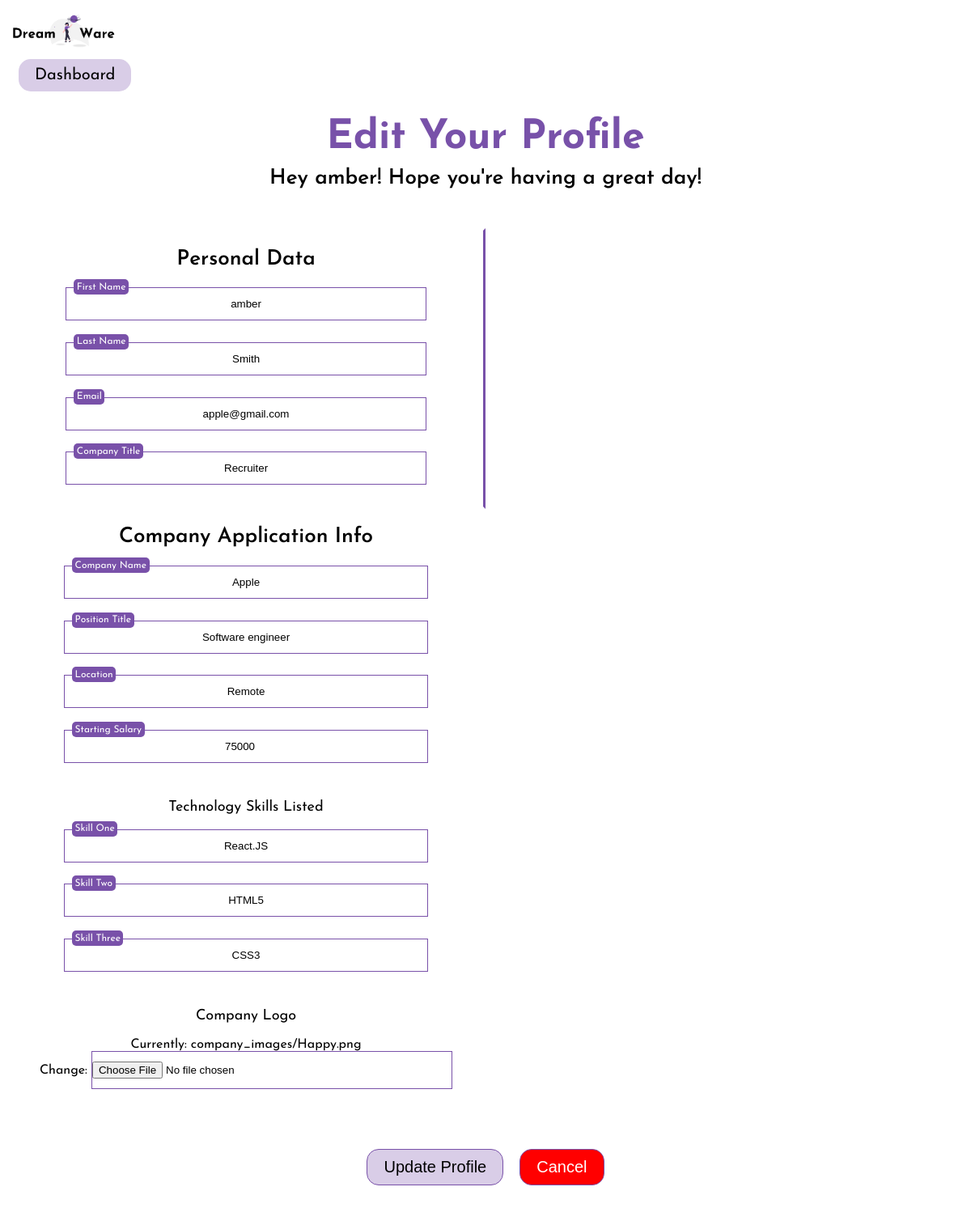
Page /companyProfile/ (signed in) on the earlier database version.
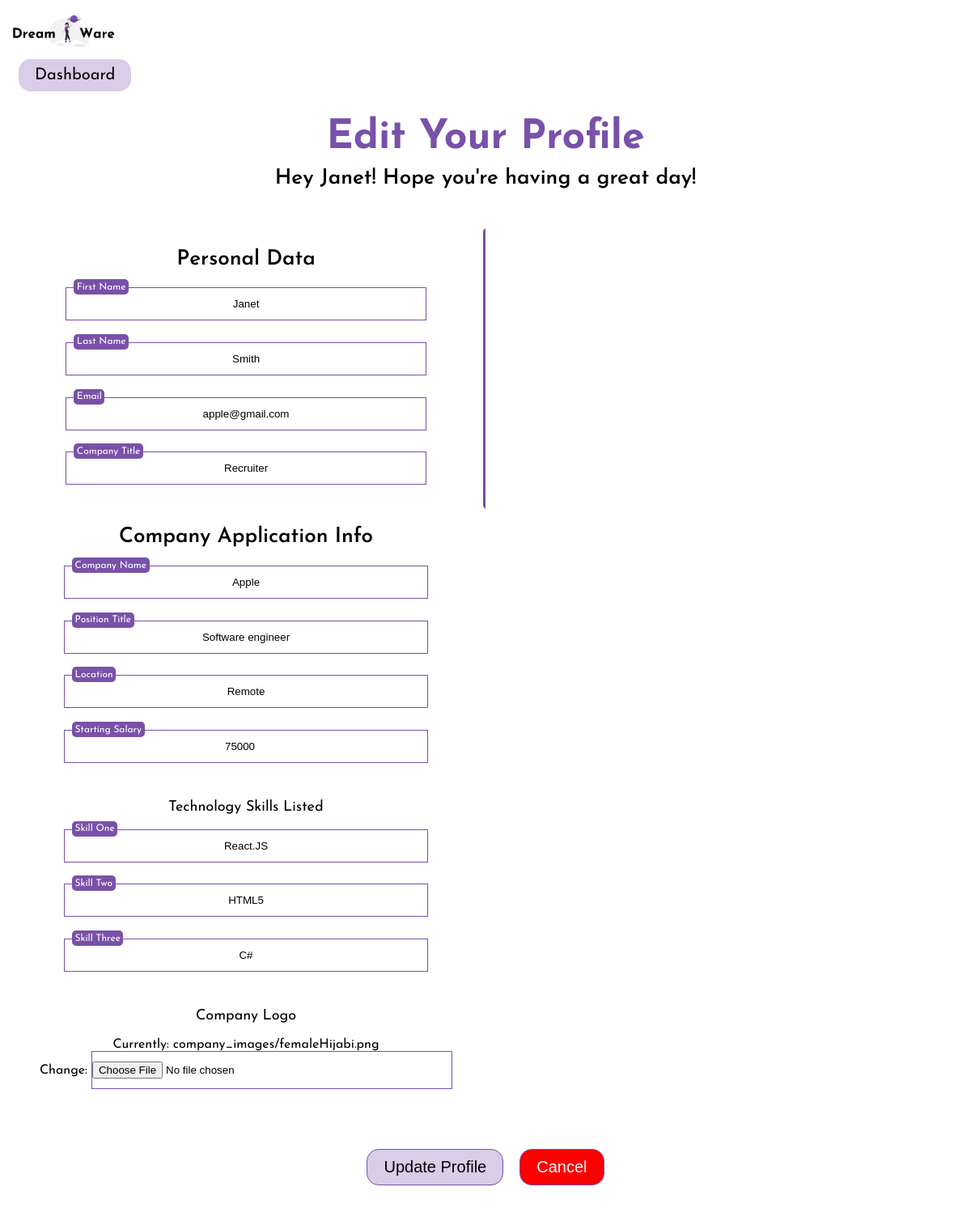
Same page on the later database version.
### dashboard/models.py (models this page shows, shortened)
class CustomUser(AbstractBaseUser, PermissionsMixin):
    def validate_email(value):
        valid_emails = [
            '@gmail.com',
            '@outlook.com',
            '@yahoo.com',
            '@protonmail.com',
            '@aol.com',
            '@icloud.com',
        ]
        for x in valid_emails:
            if x in value:
                return value
            else:
                raise ValidationError("Email Field only accepts gmail, outlook, yahoo, aol and icloud addressees.")
    username = None
    email = models.EmailField(blank = False, unique = True, validators=[validate_email])
    first_name = models.CharField(blank = False,max_length=50)
    last_name = models.CharField(blank = False,max_length=50)
    is_admin = models.BooleanField(default = False)
    is_staff = models.BooleanField(default=False)
    is_active = models.BooleanField(default=True)
    is_company = models.BooleanField(blank=False,default=False)#Monitors companies active on platform
    date_joined = models.DateTimeField(default=timezone.now)
    USERNAME_FIELD = 'email'
    REQUIRED_FIELDS = ['first_name','last_name']
    objects = CustomUserManager()

class Companies(models.Model):
    user = models.OneToOneField(CustomUser, on_delete=models.CASCADE)
    email = models.EmailField()
    first_name = models.CharField(blank=False,max_length=50)
    last_name = models.CharField(blank=False,max_length=50)
    company_title = models.CharField(max_length=100)
    company_name =  models.CharField(max_length=60)
    company_logo = models.ImageField(default="defaultuser.png",upload_to="company_images") #upload to images folder in database
    position_title = models.CharField(max_length=60)
    salary = models.IntegerField(null=True, blank=True)#MUST BE STARTING SALARY
    location = models.CharField(max_length=65)
    skill_one = models.CharField(max_length=100)
    skill_two = models.CharField(max_length=100)
    skill_three = models.CharField(max_length=100)
    '''class Meta:
        permissions = [
            ("is_company", "Is a company"),
        ]'''

### dashboard/views.py (the view)
# urls.py: path('companyProfile/', views.companyProfile, name='companyProfile'),
@login_required(login_url='/login/')
def companyProfile(request):
    if request.user.is_company is True:# or request.user.is_superuser: #CAN ADD IF ADMIN NEEDS ACCESS
        if request.method == 'POST':
            user_form = UpdateUserForm(request.POST, instance=request.user)
            profile_form = CompanyProfileForm(request.POST,request.FILES, instance=request.user.companies, )
            if user_form.is_valid() and profile_form.is_valid():
                user_form.save()
                profile_form.save()
                messages.success(request, 'Your profile was updated successfully')
                return redirect('companyProfile')
            else:
                return render(request, "companyProfile.html",
                    {
                    'user_form': user_form,
                    'profile_form': profile_form,
                    }
                )
        else:
            user_form = UpdateUserForm(instance=request.user)
            profile_form = CompanyProfileForm(instance=request.user.companies)
        return render(request, 'companyProfile.html',
            {
                'user_form': user_form,
                'profile_form': profile_form,
            }
        )
    else:
        raise PermissionDenied()

### dashboard/forms.py
class UpdateUserForm(forms.ModelForm):
    first_name = forms.CharField(max_length=50)
    last_name = forms.CharField(max_length=50)
    email = forms.EmailField()
    class Meta:
        model = CustomUser
        fields = ('first_name','last_name', 'email',)

class CompanyProfileForm(forms.ModelForm):
    first_name = forms.CharField()
    last_name = forms.CharField()
    company_name = forms.CharField()
    company_logo = forms.ImageField()
    company_title = forms.CharField()
    position_title = forms.CharField()
    location = forms.CharField(max_length=50,widget=forms.TextInput(attrs={'placeholder': 'Location'}))
    salary = forms.IntegerField()
    skill_one = forms.CharField()
    skill_two = forms.CharField()
    skill_three = forms.CharField()
    class Meta:
        model = Companies
        fields = (
            'first_name','last_name','company_logo','company_title','company_name','position_title',
            'location','salary','skill_one','skill_two',
            'skill_three'
        )

### templates/companyProfile.html (shortened to what this page needs)
<!DOCTYPE html>
<html lang="en">
    <head>
        {% load static %}
        <link rel="stylesheet" href="{% static 'style.css' %}">
    </head>
    <body>
        <main>
            <a href="/"><img src="/static/images/dreamwareLogo.png" height="12%" width="12%"></a>
            <section class="homeBtn">
                <a href="/companyDashboard" class="btn-main">Dashboard</a>
            </section>
            <section class="updateUser-title">
                <h1>Edit Your Profile</h1>
                <h2 class="subtitle">Hey {{user.first_name}}! Hope you're having a great day!</h2>
            </section>
            <form  method="POST" enctype="multipart/form-data" >
                <section class="updateProfileSection">
                    <section class="userData-panel">
                        <h2>Personal Data</h2>
                        <label class="input-labels" for={ user_form.first_name }>First Name</label>
                        {{ user_form.first_name }}<br>
                        <label class="input-labels" for={ user_form.last_name }>Last Name</label>
                        {{ user_form.last_name }} <br>
                        <label class="input-labels" for={ user_form.email }>Email</label>
                        {{ user_form.email }} <br>
                        <label class="input-labels" for={ profile_form.company_title }>Company Title</label>
                        {{ profile_form.company_title }} <br>
                    </section>
                    <section class="memberData-panel">
                        <h2>Company Application Info</h2>
                        <label class="input-labels" for={ profile_form.company_name }>Company Name</label>
                        {{ profile_form.company_name }} <br>
                        <label class="input-labels" for={ profile_form.position_title }> Position Title</label>
                        {{ profile_form.position_title }} <br>
                        <label class="input-labels" for={ profile_form.location }>Location</label>
                        {{ profile_form.location }} <br>
                        <label class="input-labels" for={ profile_form.salary }> Starting Salary </label>
                        {{ profile_form.salary }} <br>
                        <p>Technology Skills Listed</p>
                        <label class="input-labels" for={ profile_form.skill_one }>Skill One</label>
                        {{ profile_form.skill_one }} <br>
                        <label class="input-labels" for={ profile_form.skill_two }>Skill Two</label>
                        {{ profile_form.skill_two }} <br>
                        <label class="input-labels" for={ profile_form.skill_three}>Skill Three</label>
                        {{ profile_form.skill_three }} <br>
                        <p>Company Logo</p>
                        {{ profile_form.company_logo }} <br>
                    </section>
                </section>
                <section class="updateUserInput">
                    <input class="btn-submit" type="submit" value="Update Profile" name="save" />
                    <input class="btn-cancel" type="reset" value="Cancel" href="/"> </input>
                </section>
            </form>
        </main>
    </body>
</html>

Differences in the rows shown:
changed CustomUser "Smith": first_name "amber" → "Janet"
changed Companies "Recruiter": skill_three "CSS3" → "C#"
Other differences:
text no longer shown: "Currently: company_images/Happy.png Change:"
text now shown: "Currently: company_images/femaleHijabi.png Change:"
